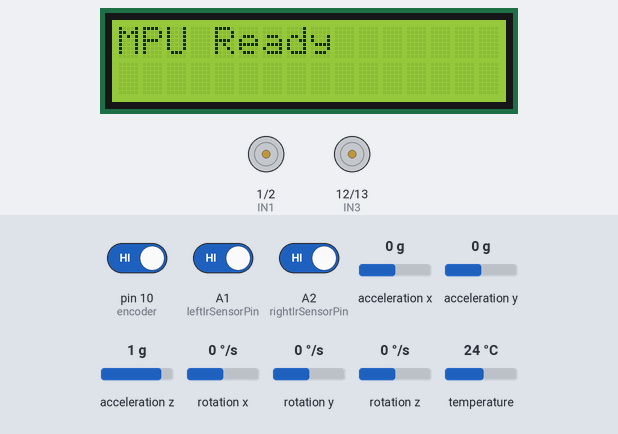
Recording of a sketch running on a simulated Arduino Uno, built with avr-gcc and run on an emulated ATmega328P. On the bench: 16×2 character LCD, motor-driver pin pairs drawn as motors (green arrow = first pin HIGH = forward, orange = second pin HIGH = backward, longer = more drive, scaled by the enable pin). Inputs (shaded band) come from the test bench; at power-on: A1 (leftIrSensorPin) HIGH, A2 (rightIrSensorPin) HIGH, acceleration x 0 g, pin 10 (encoder) HIGH, acceleration y 0 g, acceleration z 1 g, rotation x 0 °/s, rotation y 0 °/s, rotation z 0 °/s, temperature 24 °C.

Above: at 1.1 s.
3.3 s: A1 (leftIrSensorPin) driven LOW
At 4.0 s:
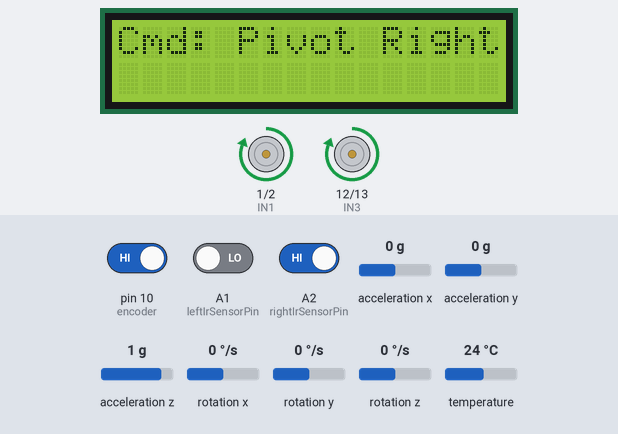
4.8 s: A2 (rightIrSensorPin) driven LOW
At 5.2 s:
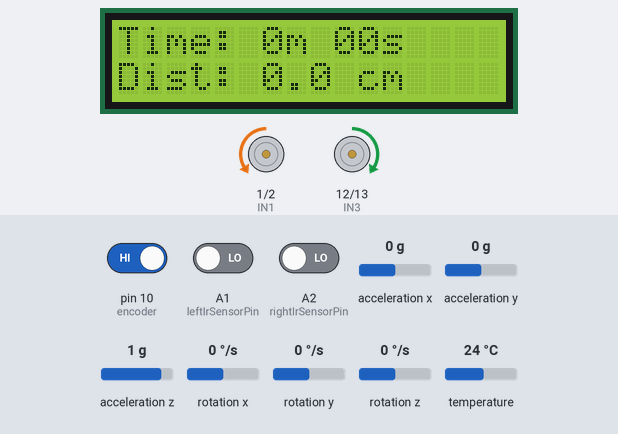
7.8 s: A1 (leftIrSensorPin) driven HIGH
At 8.4 s:
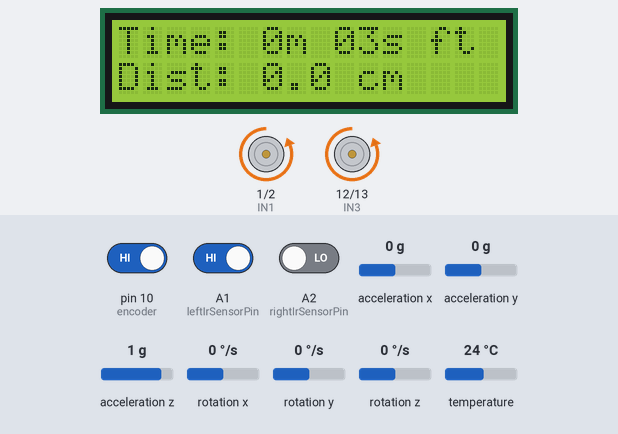
10.8 s: acceleration x set to 0.8 g
At 11.4 s:
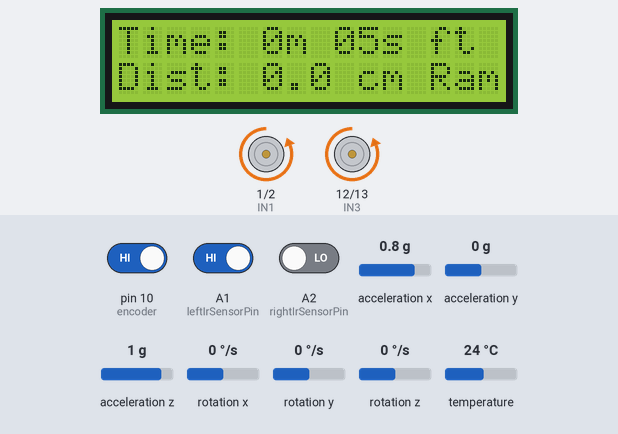
13.8 s: acceleration x set to 0.2 g
15.3 s: acceleration x set to -0.1 g
At 16.6 s:
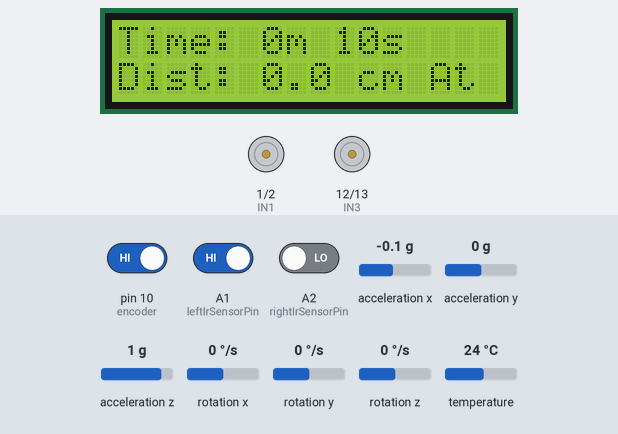
Timing chart, 0 to 20.8 s (numbered marks = the images above; inputs shaded):
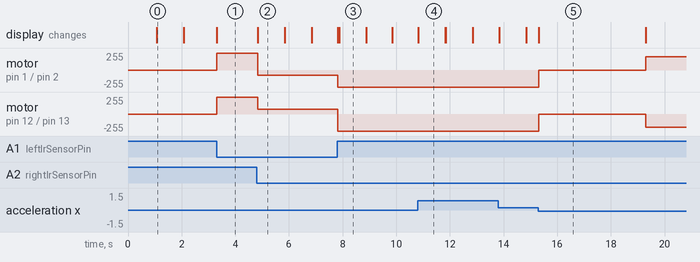

Measured:
- the behaviour switches between 0.1 and 0 g on acceleration x (found by bisection; images 4 and 5)
- after the input at 3.3 s, motor on pin 1 (IN1) / pin 2 (IN2), motor on pin 12 (IN3) / pin 13 (IN4): stopped → forward 255/255 at once; the display: changes at once (image 1)
- after the input at 4.8 s, motor on pin 1 (IN1) / pin 2 (IN2): forward 255/255 → backward 75/255 at once; motor on pin 12 (IN3) / pin 13 (IN4): forward 255/255 → forward 75/255 at once; the display: changes at once (image 2)
- after the input at 7.8 s, motor on pin 1 (IN1) / pin 2 (IN2): backward 75/255 → backward 255/255 at once; motor on pin 12 (IN3) / pin 13 (IN4): forward 75/255 → backward 255/255 at once; the display: first changes at once (image 3 shows a later state)
- after the input at 10.8 s, the display: changes at once (image 4)
- after the input at 15.3 s, motor on pin 1 (IN1) / pin 2 (IN2): backward 255/255 → stopped at once, → forward 200/255 4.0 s later; motor on pin 12 (IN3) / pin 13 (IN4): backward 255/255 → stopped at once, → backward 200/255 4.0 s later; the display: changes at once (image 5)
- what the display in image 0 shows lasts 1.0 s, from 1.1 s to 2.1 s

The sketch:

mpu-with-working-code-take-1.ino
```cpp
#include <Wire.h>
#include <Adafruit_MPU6050.h>
#include <Adafruit_Sensor.h>
#include <LiquidCrystal.h>

// LCD Pin Definitions
const int rs = 8, en = 9, d4 = 4, d5 = 5, d6 = 6, d7 = 7;
LiquidCrystal lcd(rs, en, d4, d5, d6, d7);

// IR Sensor Pin Definitions
const int rightIrSensorPin = A2; // Right IR sensor
const int leftIrSensorPin = A1;  // Left IR sensor
const int encoder = 10;          // Encoder pin

// Motor Pin Definitions
const int IN1 = 1, IN2 = 2, IN3 = 12, IN4 = 13;
const int ENA = 3, ENB = 11;

// MPU6050
Adafruit_MPU6050 mpu;

// State Variables
String currentCommand = "";
bool carMoving = false;
bool rampDetected = false;
bool atopRamp = false;

unsigned long startTime = 0;
unsigned long elapsedTime = 0;
float distance = 0.0;
int previous_state = 0;

// Wheel and Encoder Parameters
const float WHEEL_RADIUS = 3.45; // Radius of the wheel in cm
const int COUNTS_PER_REV = 20;  // Encoder counts per revolution
volatile int oneCount1 = 0;

// Function Prototypes
void updateCommand(String command);
void displayTotalTime();
void moveForward();
void pivotRight();
void pivotLeft();
void stopMotors();
void spin360();
void displayDistance();
void displayTime(unsigned long time);
float calculateAngle();

void setup() {
  // Initialize pins
  pinMode(rightIrSensorPin, INPUT);
  pinMode(leftIrSensorPin, INPUT);
  pinMode(encoder, INPUT);
  pinMode(IN1, OUTPUT);
  pinMode(IN2, OUTPUT);
  pinMode(IN3, OUTPUT);
  pinMode(IN4, OUTPUT);
  pinMode(ENA, OUTPUT);
  pinMode(ENB, OUTPUT);

  // Initialize LCD
  lcd.begin(16, 2);
  lcd.print("Initializing...");
  delay(1000);
  lcd.clear();

  // Initialize MPU6050
  if (!mpu.begin()) {
    lcd.print("MPU not found!");
    while (1) {
      delay(10);
    }
  }
  lcd.print("MPU Ready");
  delay(1000);
  lcd.clear();
}

void loop() {
  // Read IR sensor values
  int leftIrValue = digitalRead(leftIrSensorPin);
  int rightIrValue = digitalRead(rightIrSensorPin);
  int current_state = digitalRead(encoder);

  // Measure ramp angle
  float angle = calculateAngle();

  // Control logic for movement
  if (!rampDetected && angle > 5.0) { // Ramp detected at angle > 5 degrees
    rampDetected = true;
    lcd.print("Ramp detected");
    delay(1000);
    lcd.clear();
  }

  if (rampDetected && !atopRamp && angle < 5.0) { // At the top of the ramp
    atopRamp = true;
    stopMotors();
    lcd.print("At top of ramp");
    delay(4000); // Stop for 4 seconds
    spin360();
  }

  if (!rampDetected) {
    if (leftIrValue == LOW && rightIrValue == LOW) {
      updateCommand("Forward");
      moveForward();
    } else if (leftIrValue == LOW && rightIrValue == HIGH) {
      updateCommand("Pivot Right");
      pivotRight();
      delay(50);
    } else if (rightIrValue == LOW && leftIrValue == HIGH) {
      updateCommand("Pivot Left");
      pivotLeft();
      delay(50);
    } else {
      if (carMoving) {
        stopMotors();
        carMoving = false;
        displayTotalTime();
      }
    }
  }

  // Update distance and time if the car is moving
  if (carMoving) {
    elapsedTime = millis() - startTime;
    distance = (oneCount1 * (2 * PI * WHEEL_RADIUS)) / COUNTS_PER_REV; // Distance in cm
    displayTime(elapsedTime);
    displayDistance();
  }
}

// Calculate the pitch angle using MPU6050
float calculateAngle() {
  sensors_event_t accel, gyro, temp;
  mpu.getEvent(&accel, &gyro, &temp);

  // Calculate pitch angle
  float pitch = atan2(accel.acceleration.x, sqrt(accel.acceleration.y * accel.acceleration.y + accel.acceleration.z * accel.acceleration.z)) * 180 / PI;
  return pitch;
}

// Update LCD with the current command
void updateCommand(String command) {
  if (command != currentCommand) {
    currentCommand = command;
    lcd.clear();
    lcd.setCursor(0, 0);
    lcd.print("Cmd: ");
    lcd.print(command);
  }
}

// Display total time when the car stops
void displayTotalTime() {
  unsigned long totalSeconds = elapsedTime / 1000;
  unsigned long minutes = totalSeconds / 60;
  unsigned long seconds = totalSeconds % 60;
  lcd.clear();
  lcd.setCursor(0, 0);
  lcd.print("TimeT: ");
  lcd.print(minutes);
  lcd.print("m ");
  if (seconds < 10) {
    lcd.print("0");
  }
  lcd.print(seconds);
  lcd.print("s ");
}

// Motor control functions
void moveForward() {
  analogWrite(ENA, 75);
  analogWrite(ENB, 75);
  digitalWrite(IN1, LOW);
  digitalWrite(IN2, HIGH);
  digitalWrite(IN3, HIGH);
  digitalWrite(IN4, LOW);
  if (!carMoving) {
    carMoving = true;
    startTime = millis() - elapsedTime;
  }
}

void pivotRight() {
  analogWrite(ENA, 255);
  analogWrite(ENB, 255);
  digitalWrite(IN1, HIGH);
  digitalWrite(IN2, LOW);
  digitalWrite(IN3, HIGH);
  digitalWrite(IN4, LOW);
}

void pivotLeft() {
  analogWrite(ENA, 255);
  analogWrite(ENB, 255);
  digitalWrite(IN1, LOW);
  digitalWrite(IN2, HIGH);
  digitalWrite(IN3, LOW);
  digitalWrite(IN4, HIGH);
}

void stopMotors() {
  analogWrite(ENA, 0);
  analogWrite(ENB, 0);
  digitalWrite(IN1, LOW);
  digitalWrite(IN2, LOW);
  digitalWrite(IN3, LOW);
  digitalWrite(IN4, LOW);
}

void spin360() {
  lcd.clear();
  lcd.print("Spinning 360");
  analogWrite(ENA, 200);
  analogWrite(ENB, 200);
  digitalWrite(IN1, HIGH);
  digitalWrite(IN2, LOW);
  digitalWrite(IN3, LOW);
  digitalWrite(IN4, HIGH);
  delay(2000); // Adjust based on the time it takes to spin
  stopMotors();
}

// Display distance on LCD
void displayDistance() {
  lcd.setCursor(0, 1);
  lcd.print("Dist: ");
  lcd.print(distance, 1);
  lcd.print(" cm ");
}

// Display time on LCD
void displayTime(unsigned long time) {
  unsigned long seconds = time / 1000;
  unsigned long minutes = seconds / 60;
  seconds %= 60;
  lcd.setCursor(0, 0);
  lcd.print("Time: ");
  lcd.print(minutes);
  lcd.print("m ");
  if (seconds < 10) {
    lcd.print("0");
  }
  lcd.print(seconds);
  lcd.print("s ");
}
```
